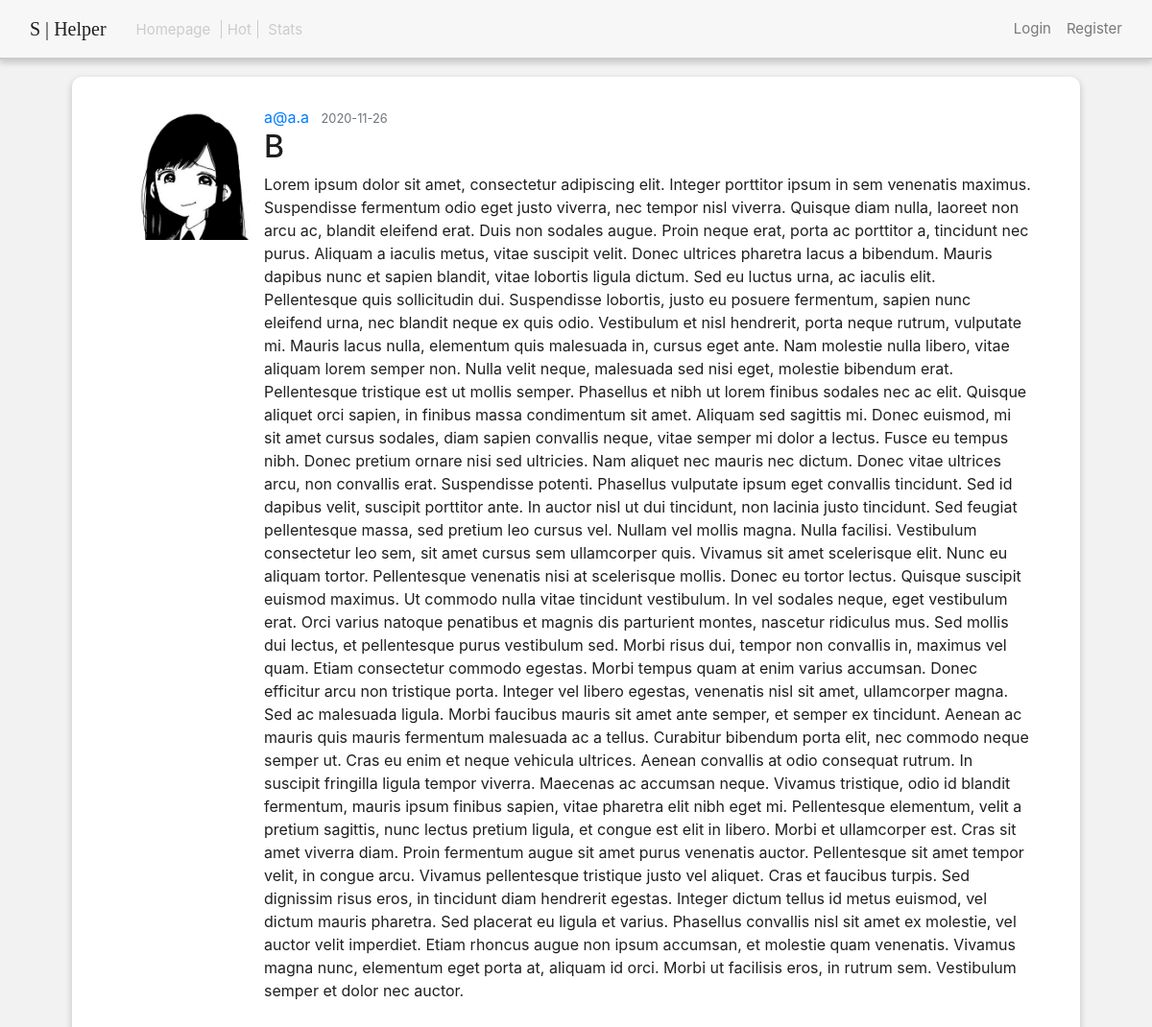
Screenshot of /post/2 with the database file from the repository.
### hub/models.py (models this page shows, shortened)
class User(db.Model, UserMixin):
    id = db.Column(db.Integer, primary_key=True)
    username = db.Column(db.String(20), unique=True, nullable=False)
    email = db.Column(db.String(120), unique=True, nullable=False)
    image_file = db.Column(db.String(20), nullable=False, default='default.jpg')
    password = db.Column(db.String(60), nullable=False)
    posts = db.relationship('Post', backref='author', lazy=True)

class Post(db.Model):
    id = db.Column(db.Integer, primary_key=True)
    title = db.Column(db.String(100), nullable=False)
    date_posted = db.Column(db.DateTime, nullable=False, default=datetime.utcnow)
    content = db.Column(db.Text, nullable=False)
    user_id = db.Column(db.Integer, db.ForeignKey('user.id'), nullable=False)

### hub/routes.py (the view)
@app.route("/post/<int:post_id>")
def post(post_id):
    post = Post.query.get_or_404(post_id)
    return render_template('post.html', title=post.title, post=post)

### hub/templates/post.html (shortened to what this page needs)
{% extends "no_sidebar.index.html" %}
{% block navbar %}
    <div class="cpx-15 button_cont">
        <a class="button_txt sf_semibold_sel right_mar dehigh" href="{{ url_for('front') }}">Homepage</a>
        <a class="button_txt middle_mar dehigh sf_semibold_sel" href="/#">Hot</a>
        <a class="button_txt sf_semibold_sel left_mar dehigh" href="{{ url_for('stats') }}">Stats</a>
    </div>
{% endblock navbar %}
{% block body %}
  <article class="media sidbar white_bg shadow_lol sidbar_padding">
    <img class="article_image" src="{{ url_for('static', filename='profile_pics/' + post.author.image_file) }}">
    <div class="media-body">
      <div class="article-metadata">
        <a class="mr-2" href="#">{{ post.author.username }}</a>
        <small class="text-muted">{{ post.date_posted.strftime('%Y-%m-%d') }}</small>
      </div>
      <h2 class="article-title">{{ post.title }}</h2>
      <p class="article-content">{{ post.content | safe }}</p>
    </div>
  </article>
{% endblock body %}

### hub/static/customCss/shelper.css (style rules this page uses)
body { font-family: "SF Pro Display"; background-color: #F2F2F2; color: #1F1F1F; }
.white_bg { background-color: white; }
.shadow_lol { box-shadow: 0px 3px 6px 1px rgba(0, 0, 0, 0.16); }
.button_txt { font-size: 15px; text-decoration: none; color: #787878; }
.button_cont { border: 1px solid rgba(203, 203, 203, 0); }
.cpx-15 { padding-right: 15px; padding-left: 15px; border-radius: 5px; }
.dehigh { color: #CBCBCB; }
.middle_mar { padding-right: 6px; padding-left: 6px; border-left: 1px solid #CBCBCB; border-right: 1px solid #CBCBCB; transition: 0.3s; }
.left_mar { margin-left: 6px; transition: 0.3s; }
.right_mar { margin-right: 6px; transition: 0.3s; }
.sidbar { margin-right: 0px; margin-top: 5rem; border-radius: 10px; }
.sidbar_padding { padding: 30px 50px 30px 50px; }
.article_image { width: 150px }

### rows the page displays
User: image_file (placeholder picture), author.username "a@a.a"
Post: date_posted "2020-11-26", title "B", content "Lorem ipsum dolor sit amet, consectetur adipiscing elit. Integer porttitor ipsum in sem venenatis maximus. Suspendisse fermentum odio eget justo viverra, nec tempor nisl viverra. Quisque diam nulla, laoreet non arcu ac, blandit eleifend erat. Duis non sodales augue. Proin neque erat, porta ac porttitor a, tincidunt nec purus. Aliquam a iaculis metus, vitae suscipit velit. Donec ultrices pharetra lacus a bibendum. Mauris dapibus nunc et sapien blandit, vitae lobortis ligula dictum. Sed eu luctus urna, ac iaculis elit. Pellentesque quis sollicitudin dui. Suspendisse lobortis, justo eu posuere fermentum, sapien nunc eleifend urna, nec blandit neque ex quis odio. Vestibulum et nisl hendrerit,…"
